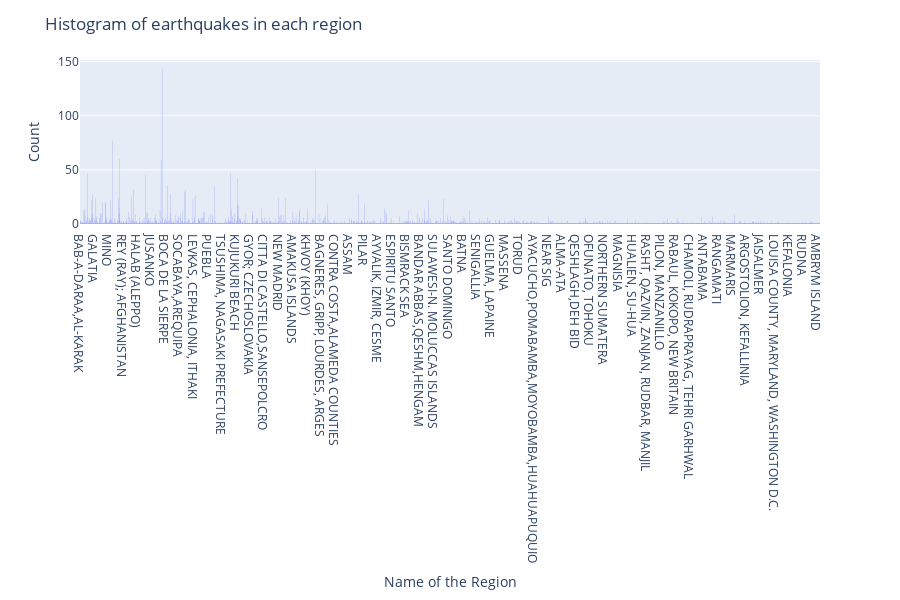

This figure's notebook cell:
### Markdown cell above
The count of cases in each region can be represented in the histogram below:

### Code cell
# Plotting the histogram

histogram_region = univariate_analysis['Region']
fig = px.histogram(histogram_region, x="Region")
fig.update_layout(
    title_text='Histogram of earthquakes in each region', # title of plot
    xaxis_title_text='Name of the Region', # xaxis label
    yaxis_title_text='Count', # yaxis label
    bargap=0.2, # gap between bars of adjacent location coordinates
    bargroupgap=0.1 # gap between bars of the same location coordinates
)
fig.show()

### Figure 1 — Plotly figure (JSON) as saved in the notebook; plotly's stock layout.template omitted (floating-point values rounded to 4 significant figures; data arrays with more than 128 entries replaced by an {"elided": "..."} marker saying what was removed)
{"data": [{"alignmentgroup": "True", "bingroup": "x", "hoverlabel": {"namelength": 0}, "hovertemplate": "Region=%{x}<br>count=%{y}", "legendgroup": "", "marker": {"color": "#636efa"}, "name": "", "offsetgroup": "", "orientation": "v", "showlegend": false, "type": "histogram", "x": {"elided": "6144 str values"}, "xaxis": "x", "yaxis": "y"}], "layout": {"bargap": 0.2, "bargroupgap": 0.1, "barmode": "relative", "height": 600, "legend": {"tracegroupgap": 0}, "margin": {"t": 60}, "title": {"text": "Histogram of earthquakes in each region"}, "xaxis": {"anchor": "y", "domain": [0, 1], "title": {"text": "Name of the Region"}}, "yaxis": {"anchor": "x", "domain": [0, 1], "title": {"text": "Count"}}}}
